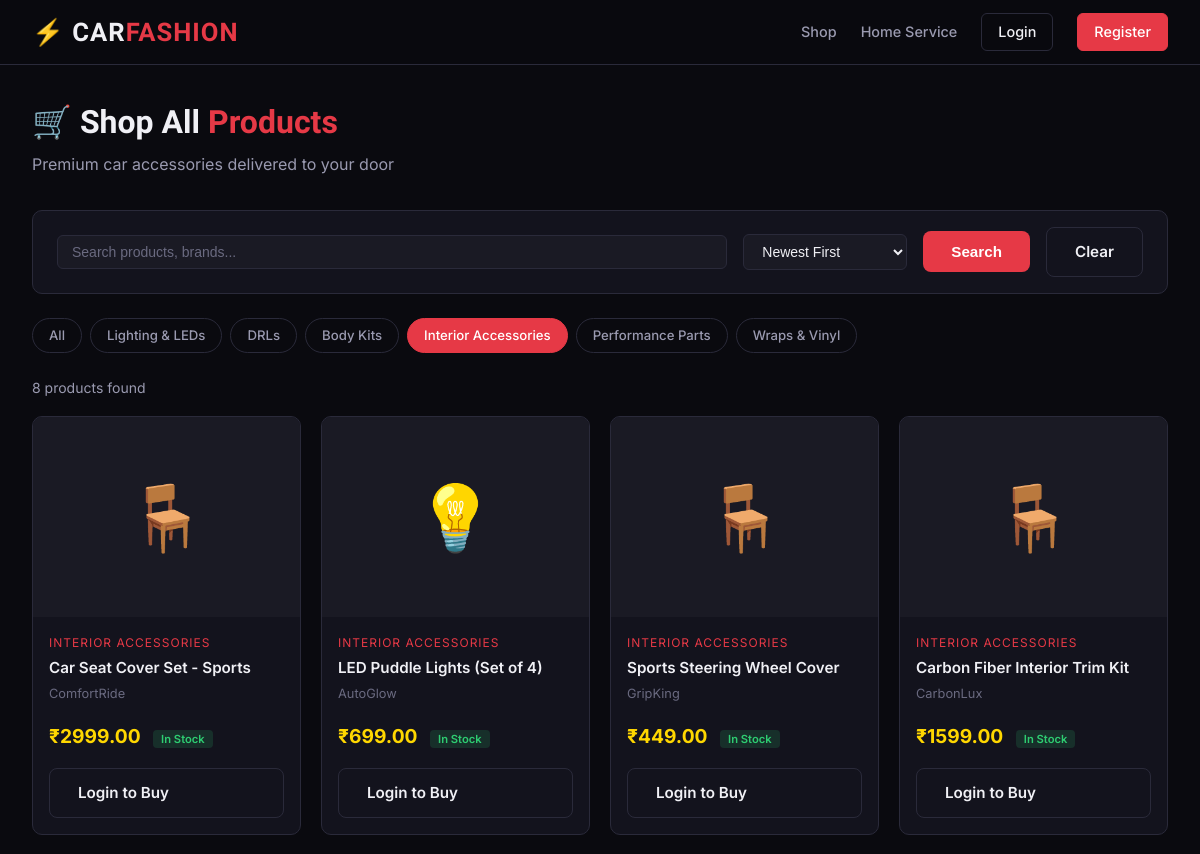
/products/?category=interior (upper part), run on an earlier commit of the app's database.
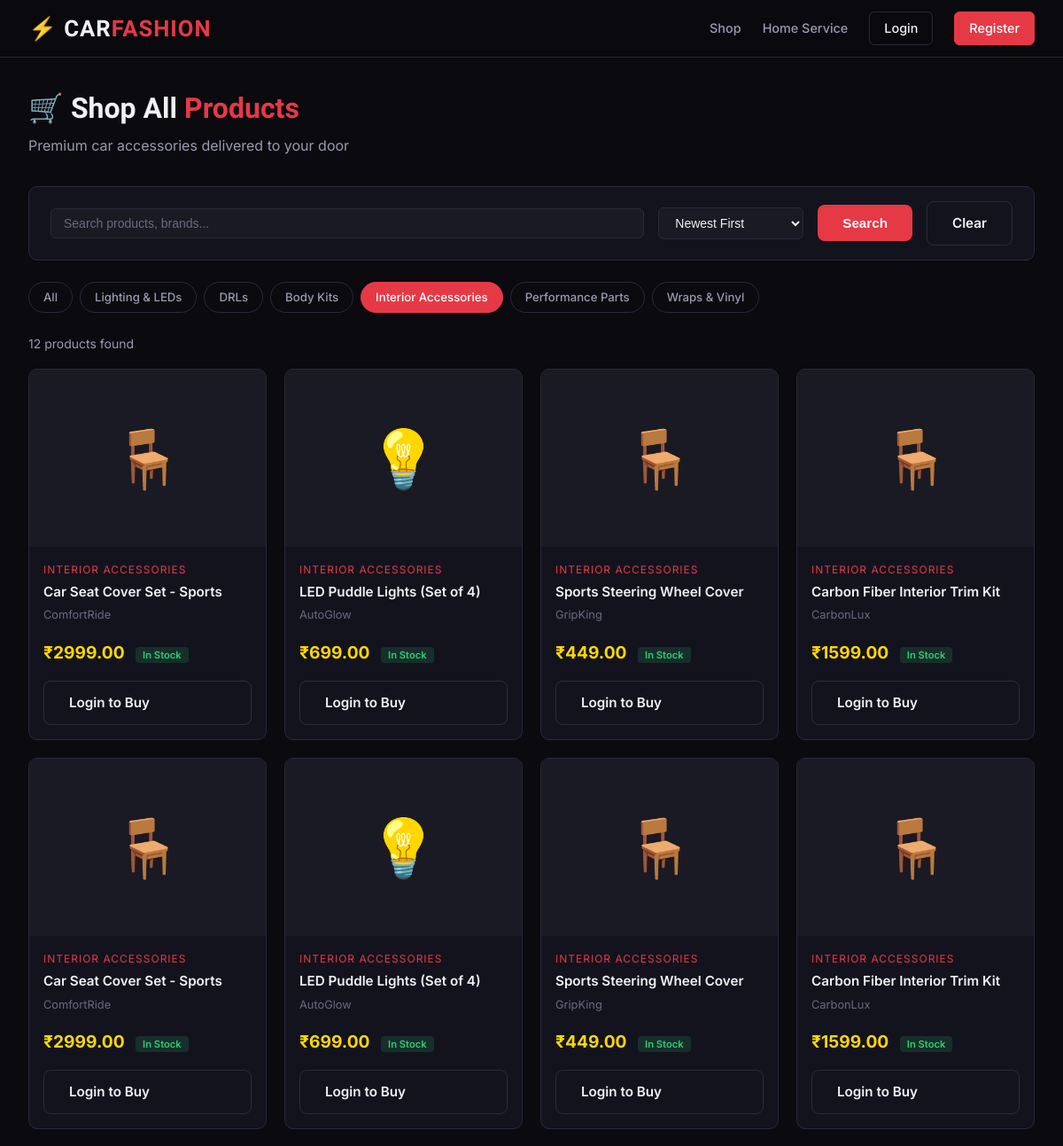
And on a later commit of the database.
### store/models.py (models this page shows, shortened)
class Category(models.Model):
    name = models.CharField(max_length=100)
    slug = models.SlugField(unique=True)
    description = models.TextField(blank=True)
    image = models.ImageField(upload_to='categories/', blank=True, null=True)
    class Meta:
        verbose_name_plural = 'Categories'

class Product(models.Model):
    category = models.ForeignKey(Category, on_delete=models.CASCADE, related_name='products')
    name = models.CharField(max_length=200)
    slug = models.SlugField(unique=True)
    description = models.TextField()
    price = models.DecimalField(max_digits=10, decimal_places=2)
    stock = models.PositiveIntegerField(default=0)
    image = models.ImageField(upload_to='products/', blank=True, null=True)
    brand = models.CharField(max_length=100, blank=True)
    is_available = models.BooleanField(default=True)
    is_featured = models.BooleanField(default=False)
    created_at = models.DateTimeField(auto_now_add=True)
    updated_at = models.DateTimeField(auto_now=True)
    @property
    def in_stock(self):
        return self.stock > 0

### store/views.py (the view)
# urls.py: path('products/', views.product_list, name='product_list'),
def product_list(request):
    products = Product.objects.filter(is_available=True)
    categories = Category.objects.all()
    category_slug = request.GET.get('category')
    search_query = request.GET.get('q')
    sort_by = request.GET.get('sort', 'newest')
    if category_slug:
        products = products.filter(category__slug=category_slug)
    if search_query:
        products = products.filter(
            Q(name__icontains=search_query) |
            Q(description__icontains=search_query) |
            Q(brand__icontains=search_query)
        )
    if sort_by == 'price_asc':
        products = products.order_by('price')
    elif sort_by == 'price_desc':
        products = products.order_by('-price')
    else:
        products = products.order_by('-created_at')
    context = {
        'products': products,
        'categories': categories,
        'selected_category': category_slug,
        'search_query': search_query,
        'sort_by': sort_by,
    }
    return render(request, 'store/product_list.html', context)

### store/context_processors.py (called while the page is built)
def cart_count(request):
    count = 0
    if request.user.is_authenticated:
        try:
            cart = Cart.objects.get(user=request.user)
            count = cart.item_count
        except Cart.DoesNotExist:
            pass
    return {'cart_count': count}

### store/templates/store/product_list.html (shortened to what this page needs)
{% extends 'base.html' %}
{% block content %}
<div class="page-header">
  <h1>🛒 Shop All <span style="color:var(--accent)">Products</span></h1>
  <p style="color:var(--text2);">Premium car accessories delivered to your door</p>
</div>
<form method="get" class="filter-bar">
  <input type="text" name="q" value="{{ search_query|default:'' }}" placeholder="Search products, brands...">
  <select name="sort" onchange="this.form.submit()">
    <option value="newest" {% if sort_by == 'newest' %}selected{% endif %}>Newest First</option>
  </select>
  <button type="submit" class="btn btn-red">Search</button>
  {% if search_query or selected_category %}
  <a href="{% url 'product_list' %}" class="btn btn-ghost">Clear</a>
  {% endif %}
</form>
<div class="cat-pills">
  <a href="{% url 'product_list' %}" class="cat-pill {% if not selected_category %}active{% endif %}">All</a>
  {% for category in categories %}
  <a href="?category={{ category.slug }}{% if search_query %}&q={{ search_query }}{% endif %}"
     class="cat-pill {% if selected_category == category.slug %}active{% endif %}">
    {{ category.name }}
  </a>
  {% endfor %}
</div>
{% if products %}
<div style="color:var(--text2); font-size:.875rem; margin-bottom:1rem;">
  {{ products|length }} product{{ products|length|pluralize }} found
</div>
<div class="product-grid">
  {% for product in products %}
  <div class="product-card">
    <a href="{% url 'product_detail' product.slug %}">
      <div class="product-img">
        {% if product.image %}<img src="{{ product.image.url }}" alt="{{ product.name }}">
        {% else %}
          {% if "led" in product.name|lower or "light" in product.name|lower %}💡
          {% elif "drl" in product.name|lower %}🔦
          {% elif "seat" in product.name|lower or "interior" in product.category.name|lower %}🪑
          {% elif "wrap" in product.name|lower %}🎨
          {% else %}🚗{% endif %}
        {% endif %}
      </div>
    </a>
    <div class="product-body">
      <div class="product-category">{{ product.category.name }}</div>
      <a href="{% url 'product_detail' product.slug %}">
        <div class="product-name">{{ product.name }}</div>
      </a>
      {% if product.brand %}<div class="product-brand">{{ product.brand }}</div>{% endif %}
      <div style="margin-top:auto; padding-top:8px;">
        <span class="product-price">₹{{ product.price }}</span>
        {% if product.in_stock %}
          <span class="product-stock-badge in-stock">In Stock</span>
        {% else %}
          <span class="product-stock-badge out-of-stock">Out of Stock</span>
        {% endif %}
      </div>
    </div>
    <div class="product-footer">
      {% if user.is_authenticated %}
        {% if product.in_stock %}
          <a href="{% url 'add_to_cart' product.id %}" class="btn btn-red btn-add">Add to Cart</a>
        {% else %}
          <button class="btn btn-ghost btn-add" disabled style="opacity:.5;">Out of Stock</button>
        {% endif %}
      {% else %}
        <a href="{% url 'login' %}" class="btn btn-ghost btn-add">Login to Buy</a>
      {% endif %}
    </div>
  </div>
  {% endfor %}
</div>
{% endif %}
{% endblock %}

What changed in the data, as far as the page shows it:
added Product: category.name "INTERIOR ACCESSORIES", name "Car Seat Cover Set - Sports", brand "ComfortRide", price "2999.00", stock "In Stock"
added Product: category.name "INTERIOR ACCESSORIES", name "LED Puddle Lights (Set of 4)", brand "AutoGlow", price "699.00", stock "In Stock"
added Product: category.name "INTERIOR ACCESSORIES", name "Sports Steering Wheel Cover", brand "GripKing", price "449.00", stock "In Stock"
added Product: category.name "INTERIOR ACCESSORIES", name "Carbon Fiber Interior Trim Kit", brand "CarbonLux", price "1599.00", stock "In Stock"
Also different on the page:
{{ products|length }}: "8" → "12"
